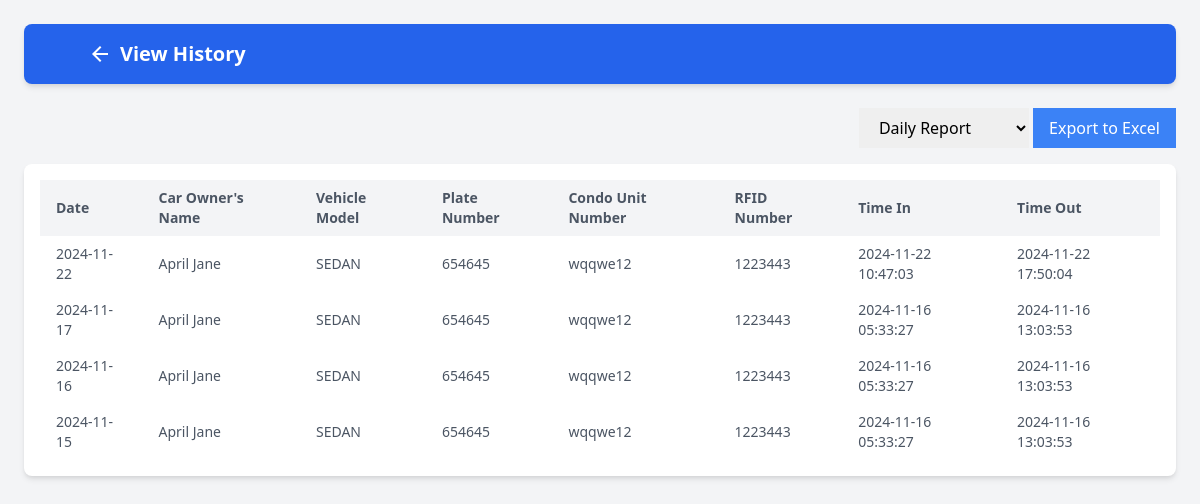
The page /admin/view_record.php?carID=11 on the database its author committed.
### tables this page shows
CREATE TABLE `time_logs` (
  `time_id` int(11) NOT NULL,
  `time_car_id` int(11) NOT NULL,
  `time_date` date NOT NULL,
  `time_in` datetime NOT NULL,
  `time_out` datetime DEFAULT NULL
);

CREATE TABLE `cars` (
  `car_id` int(11) NOT NULL,
  `carName` varchar(60) NOT NULL,
  `carType` varchar(60) NOT NULL,
  `plateNumber` varchar(60) NOT NULL,
  `condo` varchar(60) NOT NULL,
  `RFID` varchar(60) NOT NULL,
  `CarImage` varchar(255) NOT NULL,
  `cctImage` varchar(255) NOT NULL,
  `carStatus` int(11) NOT NULL DEFAULT 1 COMMENT '0=archive, 1=active'
);

### backend/db.php (called while the page is built, shortened)
<?php
class db_connect
{
    public $host = db_host;
    public $user = db_user;
    public $pass = db_pass;
    public $name = db_name;
    public function connect()
    {
        try {
            $this->conn = new mysqli($this->host, $this->user, $this->pass, $this->name);
        } catch (\Throwable $th) {
            header("Location:setup.php");
        }
    }
}

### backend/class.php (called while the page is built, shortened)
<?php
include ('db.php');
class global_class extends db_connect
{
    public function fetch_all_logHistory($carId) {
        $query = "SELECT * FROM `time_logs`
            LEFT JOIN cars
            ON cars.car_id = time_logs.time_car_id
            WHERE `time_car_id` = $carId
            ORDER BY time_logs.time_date DESC";
        $result = $this->conn->query($query);
        return $result;
    }
}
?>

### admin/view_record.php (the view, shortened to what this page needs)
<?php
include('../backend/class.php');
include "component/header.php";
$db = new global_class();
$carId = $_GET['carID'];
?>
<div class="flex justify-end mb-4">
    <form method="GET" action="../function/export_report.php">
        <select name="report_type" class="px-4 py-2">
            <option value="daily">Daily Report</option>
        </select>
        <button type="submit" class="bg-blue-500 text-white px-4 py-2">Export to Excel</button>
    </form>
</div>
<div class="overflow-x-auto bg-white shadow-md rounded-lg p-4">
    <table class="min-w-full table-auto">
        <thead class="bg-gray-100">
            <tr>
                <th class="px-4 py-2 text-left text-sm font-semibold text-gray-600">Date</th>
                <th class="px-4 py-2 text-left text-sm font-semibold text-gray-600">Car Owner's Name</th>
                <th class="px-4 py-2 text-left text-sm font-semibold text-gray-600">Vehicle Model</th>
                <th class="px-4 py-2 text-left text-sm font-semibold text-gray-600">Plate Number</th>
                <th class="px-4 py-2 text-left text-sm font-semibold text-gray-600">Condo Unit Number</th>
                <th class="px-4 py-2 text-left text-sm font-semibold text-gray-600">RFID Number</th>
                <th class="px-4 py-2 text-left text-sm font-semibold text-gray-600">Time In</th>
                <th class="px-4 py-2 text-left text-sm font-semibold text-gray-600">Time Out</th>
            </tr>
        </thead>
    <tbody>
        <?php
            $fetch_all_logHistory = $db->fetch_all_logHistory($carId);
            foreach ($fetch_all_logHistory as $logs):
        ?>
            <tr>
                <td class="px-4 py-2 text-sm text-gray-600"><?= $logs['time_date'] ?></td>
                <td class="px-4 py-2 text-sm text-gray-600"><?= $logs['carName'] ?></td>
                <td class="px-4 py-2 text-sm text-gray-600"><?= $logs['carType'] ?></td>
                <td class="px-4 py-2 text-sm text-gray-600"><?= $logs['plateNumber'] ?></td>
                <td class="px-4 py-2 text-sm text-gray-600"><?= $logs['condo'] ?></td>
                <td class="px-4 py-2 text-sm text-gray-600"><?= $logs['RFID'] ?></td>
                <td class="px-4 py-2 text-sm text-gray-600"><?= $logs['time_in'] ?></td>
                <td class="px-4 py-2 text-sm text-gray-600">
                    <?= $logs['time_out'] ? $logs['time_out'] : 'No Time Out' ?>
                </td>
            </tr>
        <?php endforeach; ?>
    </tbody>
    </table>
</div>
</body>
</html>

### rows shown on the page
time_logs: time_date "2024-11-22", time_car.carName "April Jane", time_car.carType "SEDAN", time_car.plateNumber "654645", time_car.condo "wqqwe12", time_car.RFID "1223443", time_in "2024-11-22 10:47:03", time_out "2024-11-22 17:50:04"
time_logs: time_date "2024-11-17", time_car.carName "April Jane", time_car.carType "SEDAN", time_car.plateNumber "654645", time_car.condo "wqqwe12", time_car.RFID "1223443", time_in "2024-11-16 05:33:27", time_out "2024-11-16 13:03:53"
time_logs: time_date "2024-11-16", time_car.carName "April Jane", time_car.carType "SEDAN", time_car.plateNumber "654645", time_car.condo "wqqwe12", time_car.RFID "1223443", time_in "2024-11-16 05:33:27", time_out "2024-11-16 13:03:53"
time_logs: time_date "2024-11-15", time_car.carName "April Jane", time_car.carType "SEDAN", time_car.plateNumber "654645", time_car.condo "wqqwe12", time_car.RFID "1223443", time_in "2024-11-16 05:33:27", time_out "2024-11-16 13:03:53"

### other values the page prints
$title "View History"
